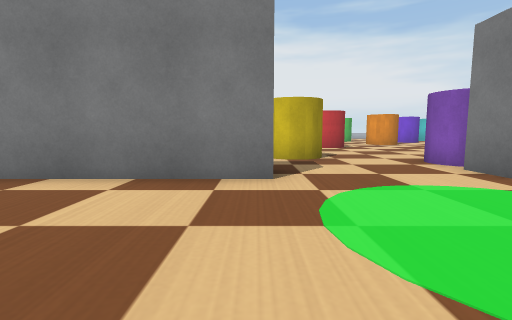
view 1 (above)

21 first-person views from a walk through a Webots world. The camera is 0.14 m above the floor, tilts 6° down and sees 85° across. The floor is counted in squares, 0.2 m on a side. Each view is taken from the middle of a square. On the plan, view 1 faces up. The plan holds only what a view shows up to about 9 squares ahead; the rest is blank. Robots are left out. Webots' stock objects and surfaces are drawn as simple stand-ins.

view 2
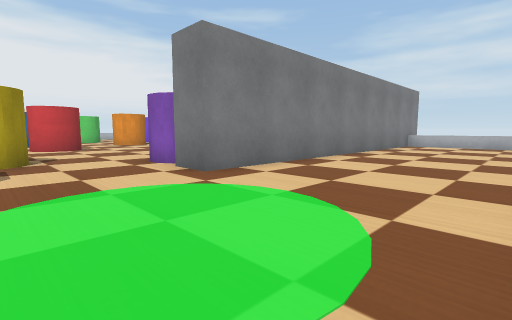

view 3
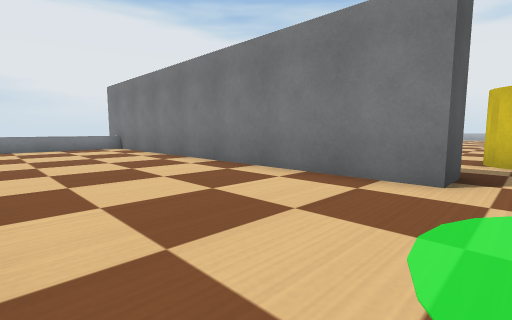

view 4
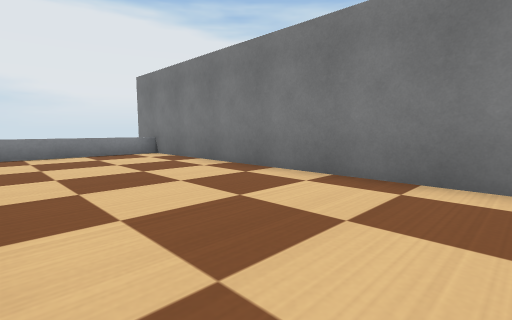

view 5
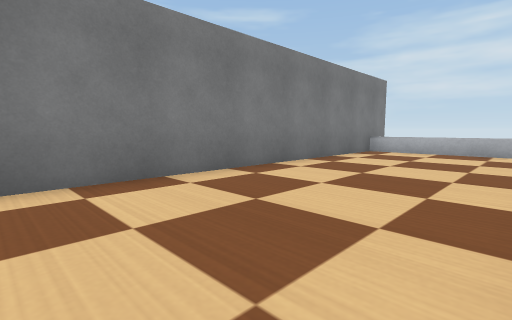

view 6
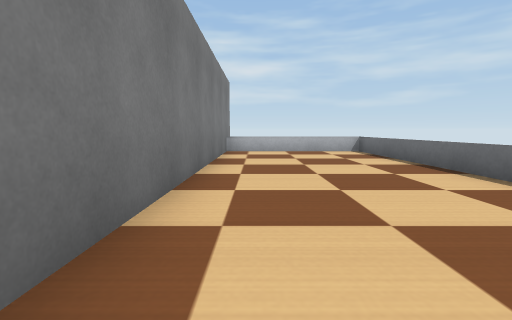

view 7
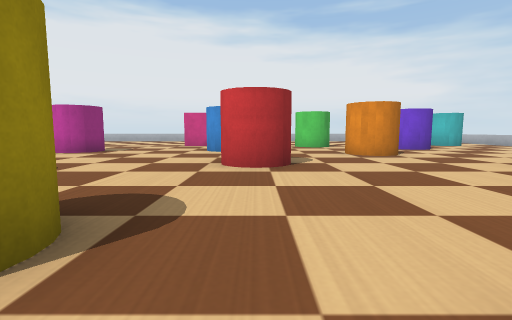

view 8
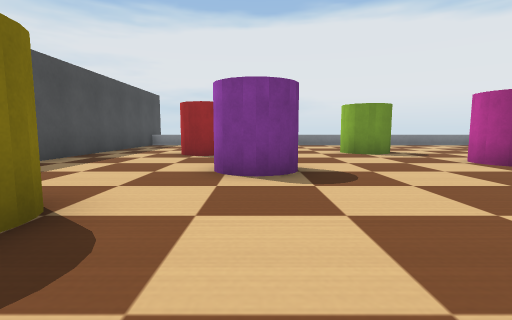

view 9
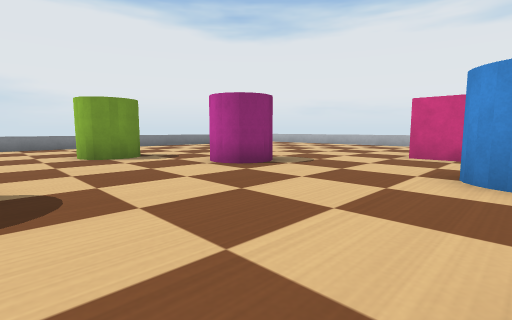

view 10
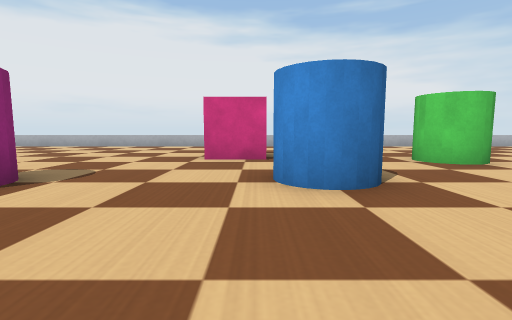

view 11
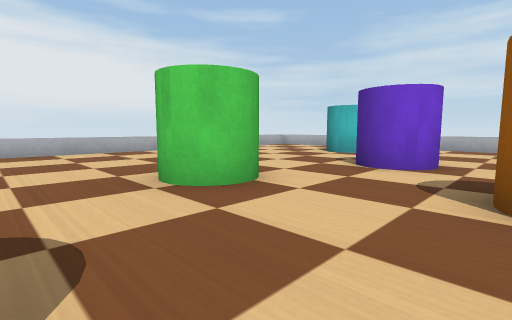

view 12
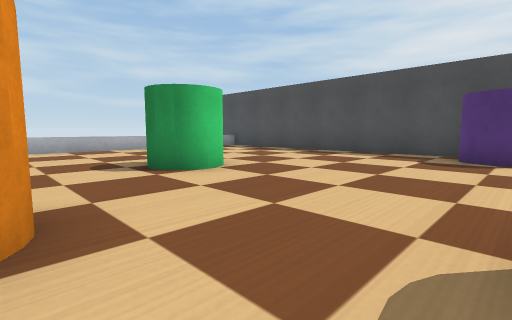

view 13
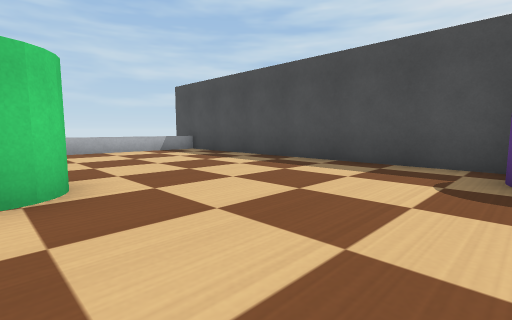

view 14
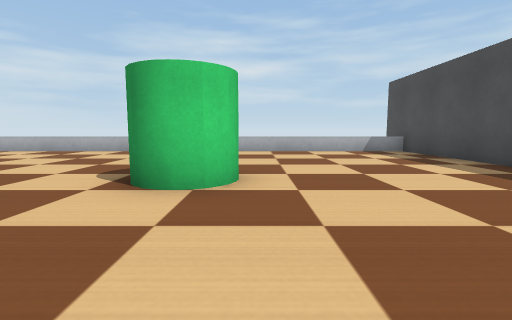

view 15
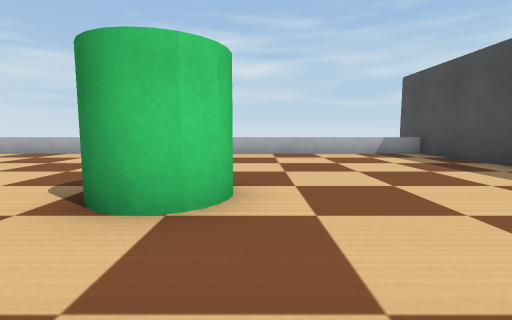

view 16
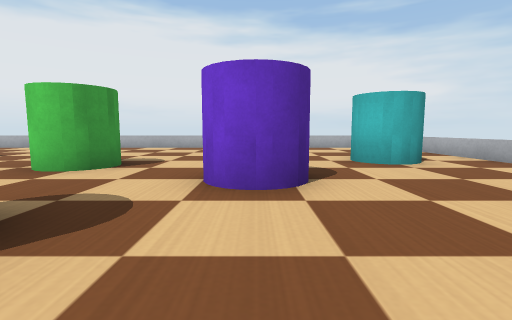

view 17
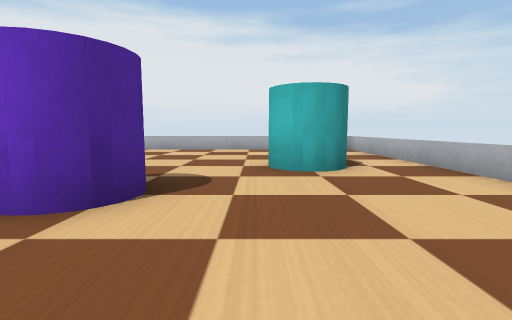

view 18
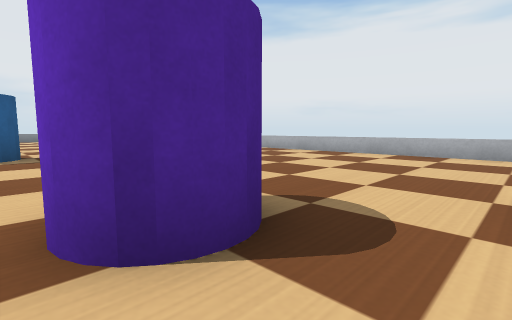

view 19
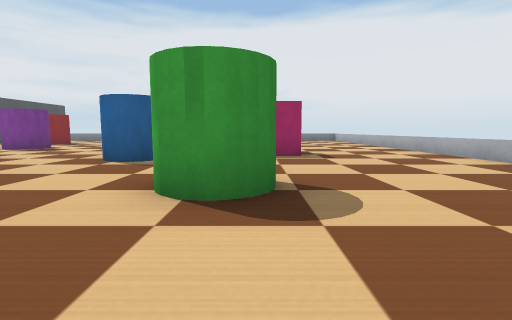

view 20
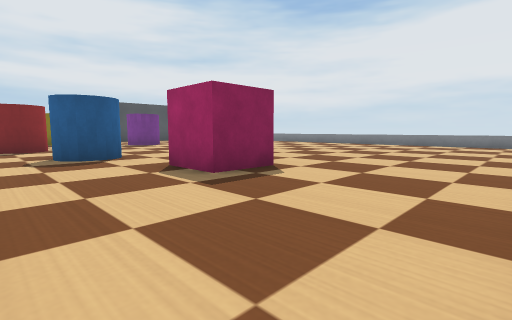

view 21
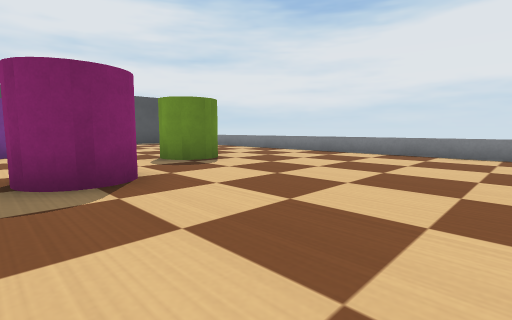

### Floor plan
Key: @ floor where view 1 was taken; # wall or solid block; . floor; = window, fence, low wall or low ledge; C yellow cylinder; P purple cylinder; B barrier; M magenta cylinder; R orange cylinder; E red cylinder; G green cylinder; A magenta box; L blue cylinder; Y cyan cylinder.
Columns run from 11 left of view 1 to 15 right of it. Each row starts with its distance up from view 1.
 25            ============
 24      ..................
 23      ..................  .=
 22      ................... .=
 21      .....................=
 20 =..........AA.........YYY.=
 19 =..........AA...GG.....Y..=
 18 =...............GG..L.....=
 17 =............L.....LLL....=
 16 =......MMM..LLL.....L.....=
 15   ......M....L...RR.......=
 14    .GGG..........RR.......
 13    ..G........E...........=
 12    ..........E E....G.....=
 11    ......P....E....GG ....=
 10         P P.........G.....=
  9      EE..P................=
  8      EE....CCC............=
  7      .......C...P.........=
  6      ..... ....PP.........=
  5      BBBB  B...P BBBBBBBBBB
  4 BBBBBBBBB  B...BBBBBBBBBBB
  3 =.........................=
  2 =.........................=
  1 =.........................=
  0 =..........@..............=
 -1                     ======#

Where each view was taken, in squares from view 1:
view 1: 0 up, 0 right, facing up
view 2: 0 up, 1 right, facing up-right
view 3: 0 up, 1 right, facing up-left
view 4: 0 up, 2 left, facing up-left
view 5: 0 up, 5 right, facing up-right
view 6: 3 up, 5 right, facing right
view 7: 6 up, 3 right, facing up
view 8: 10 up, 3 right, facing left
view 9: 11 up, 2 right, facing up-left
view 10: 12 up, 1 right, facing up
view 11: 15 up, 3 right, facing up-right
view 12: 14 up, 4 right, facing down-right
view 13: 11 up, 5 right, facing down-right
view 14: 10 up, 5 right, facing right
view 15: 10 up, 6 right, facing right
view 16: 13 up, 9 right, facing up
view 17: 14 up, 11 right, facing up
view 18: 16 up, 11 right, facing up-left
view 19: 19 up, 9 right, facing left
view 20: 24 up, 4 right, facing down-left
view 21: 20 up, 2 left, facing down-left
